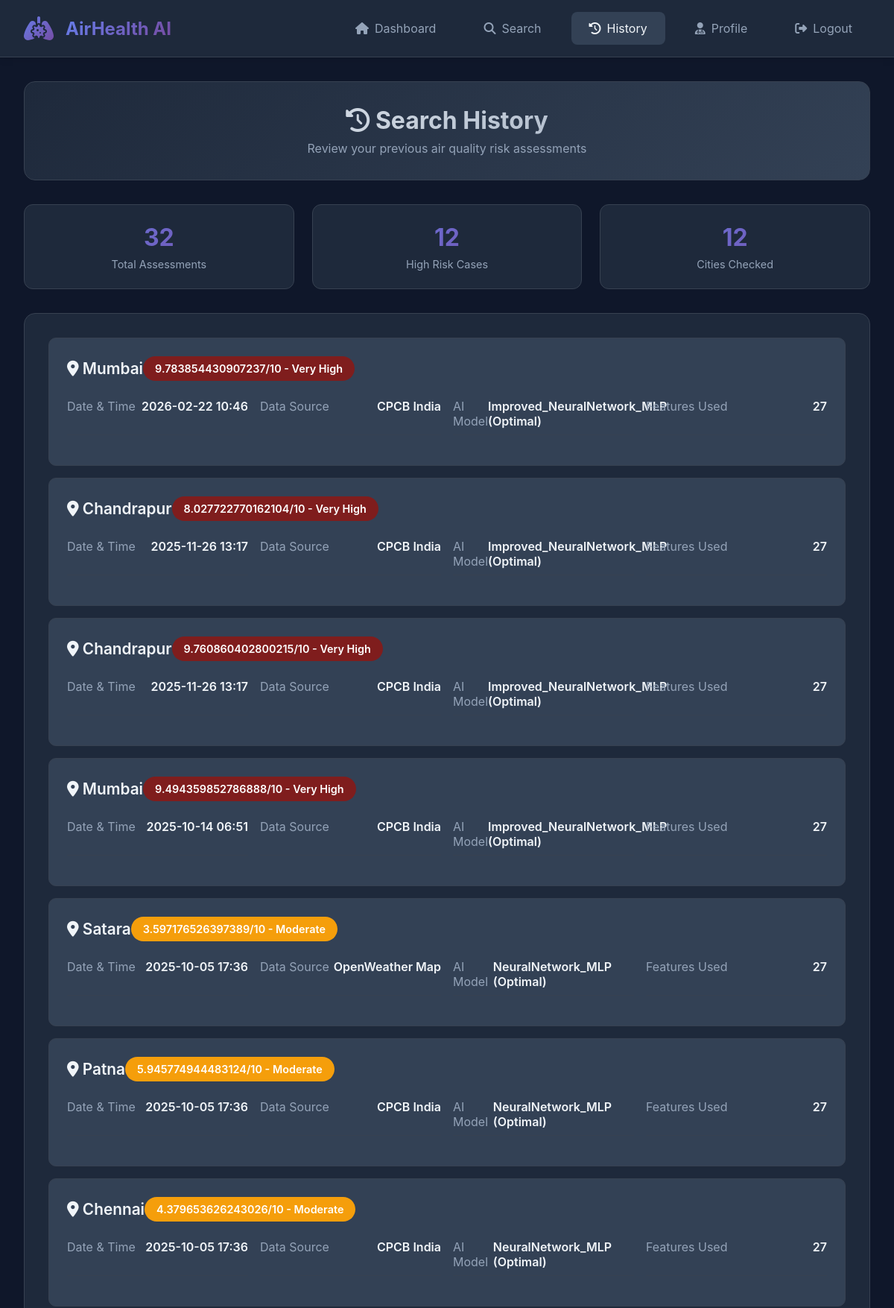
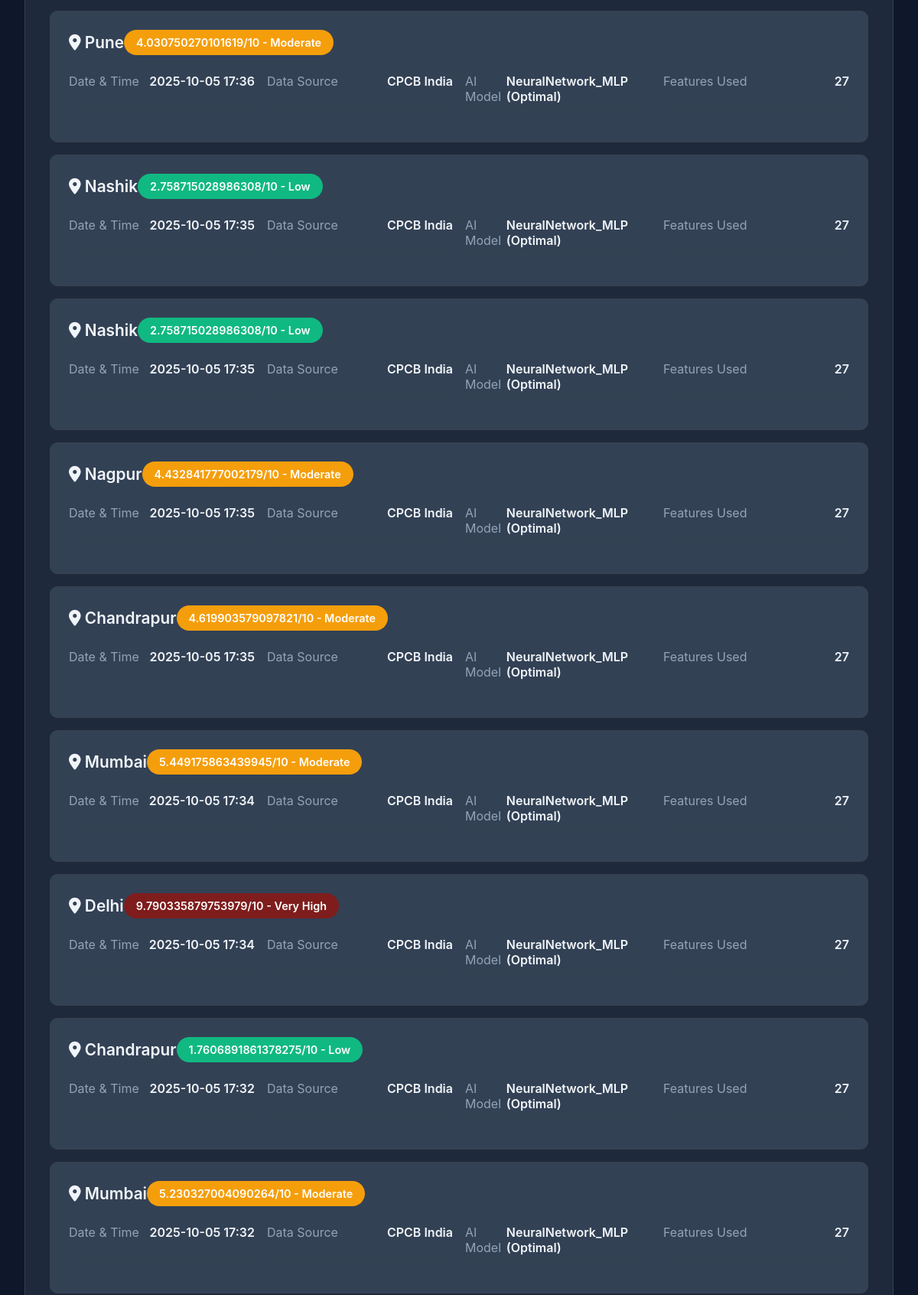
Screenshot of /history (signed in, upper part) with the database file from the repository (2 pictures, top to bottom).
### database.py (models this page shows, shortened)
class SearchHistory(db.Model):
    __tablename__ = 'search_history'
    id = db.Column(db.Integer, primary_key=True)
    user_id = db.Column(db.Integer, db.ForeignKey('users.id'), nullable=False)
    city = db.Column(db.String(100), nullable=False)
    risk_score = db.Column(db.Float, nullable=False)
    risk_level = db.Column(db.String(20), nullable=False)
    pollution_data = db.Column(db.Text, nullable=False)
    model_used = db.Column(db.String(100))
    features_used = db.Column(db.Integer)
    data_source = db.Column(db.String(100))
    timestamp = db.Column(db.DateTime, default=datetime.utcnow)

### app.py (the view)
@app.route('/history')
def history():
    if 'user_id' not in session:
        return redirect(url_for('login'))
    user_id = session['user_id']
    searches = SearchHistory.query.filter_by(user_id=user_id).order_by(
        SearchHistory.timestamp.desc()
    ).all()
    return render_template('history.html', searches=searches)

### templates/history.html (shortened to what this page needs)
<!DOCTYPE html>
<html lang="en">
<head>
    <link rel="stylesheet" href="https://cdnjs.cloudflare.com/ajax/libs/font-awesome/6.4.0/css/all.min.css">
</head>
<body>
    <div class="header">
        <div class="logo">
            <div class="logo-icon">
                <i class="fas fa-lungs-virus"></i>
            </div>
            <div class="logo-text">AirHealth AI</div>
        </div>
        <div class="nav-links">
            <a href="{{ url_for('dashboard') }}">
                <i class="fas fa-home"></i> Dashboard
            </a>
            <a href="{{ url_for('search') }}">
                <i class="fas fa-search"></i> Search
            </a>
            <a href="{{ url_for('history') }}" class="active">
                <i class="fas fa-history"></i> History
            </a>
            <a href="{{ url_for('health_profile') }}">
                <i class="fas fa-user-md"></i> Profile
            </a>
            <a href="{{ url_for('logout') }}">
                <i class="fas fa-sign-out-alt"></i> Logout
            </a>
        </div>
    </div>
    <div class="container">
        <div class="page-header">
            <h1><i class="fas fa-history"></i> Search History</h1>
            <p>Review your previous air quality risk assessments</p>
        </div>
        {% if searches %}
        <div class="history-stats">
            <div class="stat-card">
                <div class="stat-number">{{ searches|length }}</div>
                <div class="stat-label">Total Assessments</div>
            </div>
            <div class="stat-card">
                <div class="stat-number">
                    {{ (searches|selectattr('risk_level', 'equalto', 'High')|list + searches|selectattr('risk_level', 'equalto', 'Very High')|list)|length }}
                </div>
                <div class="stat-label">High Risk Cases</div>
            </div>
            <div class="stat-card">
                <div class="stat-number">
                    {{ (searches|map(attribute='city')|unique|list)|length }}
                </div>
                <div class="stat-label">Cities Checked</div>
            </div>
        </div>
        <div class="history-list">
            {% for search in searches %}
            <div class="history-item">
                <div class="history-header">
                    <div class="city-name">
                        <i class="fas fa-map-marker-alt"></i> {{ search.city }}
                    </div>
                    <div class="risk-badge risk-{{ search.risk_level.lower().replace(' ', '-') }}">
                        {{ search.risk_score }}/10 - {{ search.risk_level }}
                    </div>
                </div>
                <div class="history-details">
                    <div class="detail-item">
                        <span class="detail-label">Date & Time</span>
                        <span class="detail-value">{{ search.timestamp.strftime('%Y-%m-%d %H:%M') }}</span>
                    </div>
                    <div class="detail-item">
                        <span class="detail-label">Data Source</span>
                        <span class="detail-value">{{ search.data_source }}</span>
                    </div>
                    <div class="detail-item">
                        <span class="detail-label">AI Model</span>
                        <span class="detail-value">{{ search.model_used }}</span>
                    </div>
                    <div class="detail-item">
                        <span class="detail-label">Features Used</span>
                        <span class="detail-value">{{ search.features_used }}</span>
                    </div>
                </div>
            </div>
            {% endfor %}
        </div>
        {% endif %}
    </div>
</body>
</html>

### templates/history.html (style rules this page uses)
* { margin: 0; padding: 0; box-sizing: border-box; }
:root { --primary: #667eea; --primary-dark: #5a6fd8; --secondary: #764ba2; --background: #0f172a; --surface: #1e293b; --surface-light: #334155; --text-primary: #f1f5f9; --text-secondary: #94a3b8; --success: #10b981; --warning: #f59e0b; --danger: #ef4444; --border: #374151; }
body { font-family: 'Inter', 'Segoe UI', sans-serif; background: var(--background); color: var(--text-primary); min-height: 100vh; }
.header { background: var(--surface); padding: 1rem 2rem; display: flex; justify-content: space-between; align-items: center; border-bottom: 1px solid var(--border); box-shadow: 0 2px 10px rgba(0,0,0,0.1); }
.logo { display: flex; align-items: center; gap: 1rem; }
.logo-icon { font-size: 2rem; background: linear-gradient(135deg, var(--primary), var(--secondary)); -webkit-background-clip: text; -webkit-text-fill-color: transparent; }
.logo-text { font-size: 1.5rem; font-weight: 700; background: linear-gradient(135deg, var(--primary), var(--secondary)); -webkit-background-clip: text; -webkit-text-fill-color: transparent; }
.nav-links { display: flex; gap: 1rem; align-items: center; }
.nav-links a { color: var(--text-secondary); text-decoration: none; padding: 0.75rem 1.5rem; border-radius: 8px; transition: all 0.3s ease; display: flex; align-items: center; gap: 0.5rem; }
.nav-links a:hover, .nav-links a.active { background: var(--surface-light); color: var(--text-primary); }
.container { max-width: 1200px; margin: 0 auto; padding: 2rem; }
.page-header { background: linear-gradient(135deg, var(--surface) 0%, var(--surface-light) 100%); padding: 2rem; border-radius: 15px; margin-bottom: 2rem; border: 1px solid var(--border); text-align: center; }
.page-header h1 { font-size: 2rem; margin-bottom: 0.5rem; background: linear-gradient(135deg, var(--text-primary), var(--text-secondary)); -webkit-background-clip: text; -webkit-text-fill-color: transparent; }
.page-header p { color: var(--text-secondary); }
.history-stats { display: grid; grid-template-columns: repeat(auto-fit, minmax(200px, 1fr)); gap: 1.5rem; margin-bottom: 2rem; }
.stat-card { background: var(--surface); padding: 1.5rem; border-radius: 12px; border: 1px solid var(--border); text-align: center; }
.stat-number { font-size: 2rem; font-weight: 700; background: linear-gradient(135deg, var(--primary), var(--secondary)); -webkit-background-clip: text; -webkit-text-fill-color: transparent; margin-bottom: 0.5rem; }
.stat-label { color: var(--text-secondary); font-size: 0.9rem; }
.history-list { background: var(--surface); padding: 2rem; border-radius: 15px; border: 1px solid var(--border); }
.history-item { background: var(--surface-light); padding: 1.5rem; border-radius: 10px; margin-bottom: 1rem; border: 1px solid var(--border); transition: all 0.3s ease; }
.history-header { display: flex; justify-content: between; align-items: center; margin-bottom: 1rem; }
.city-name { font-size: 1.3rem; font-weight: 600; color: var(--text-primary); }
.risk-badge { padding: 0.5rem 1rem; border-radius: 20px; font-weight: 600; font-size: 0.9rem; }
.risk-low { background: var(--success); color: white; }
.risk-moderate { background: var(--warning); color: white; }
.risk-very-high { background: #7f1d1d; color: white; }
.history-details { display: grid; grid-template-columns: repeat(auto-fit, minmax(200px, 1fr)); gap: 1rem; margin-bottom: 1rem; }
.detail-item { display: flex; justify-content: space-between; padding: 0.5rem 0; border-bottom: 1px solid var(--border); }
.detail-label { color: var(--text-secondary); }
.detail-value { color: var(--text-primary); font-weight: 600; }

### rows the page displays
SearchHistory: city "Mumbai", risk_score "9.783854430907237", risk_level "Very High", timestamp "2026-02-22 10:46", data_source "CPCB India", model_used "Improved_NeuralNetwork_MLP (Optimal)", features_used "27"
SearchHistory: city "Chandrapur", risk_score "8.027722770162104", risk_level "Very High", timestamp "2025-11-26 13:17", data_source "CPCB India", model_used "Improved_NeuralNetwork_MLP (Optimal)", features_used "27"
SearchHistory: city "Chandrapur", risk_score "9.760860402800215", risk_level "Very High", timestamp "2025-11-26 13:17", data_source "CPCB India", model_used "Improved_NeuralNetwork_MLP (Optimal)", features_used "27"
SearchHistory: city "Mumbai", risk_score "9.494359852786888", risk_level "Very High", timestamp "2025-10-14 06:51", data_source "CPCB India", model_used "Improved_NeuralNetwork_MLP (Optimal)", features_used "27"
SearchHistory: city "Satara", risk_score "3.597176526397389", risk_level "Moderate", timestamp "2025-10-05 17:36", data_source "OpenWeather Map", model_used "NeuralNetwork_MLP (Optimal)", features_used "27"
SearchHistory: city "Patna", risk_score "5.945774944483124", risk_level "Moderate", timestamp "2025-10-05 17:36", data_source "CPCB India", model_used "NeuralNetwork_MLP (Optimal)", features_used "27"
SearchHistory: city "Chennai", risk_score "4.379653626243026", risk_level "Moderate", timestamp "2025-10-05 17:36", data_source "CPCB India", model_used "NeuralNetwork_MLP (Optimal)", features_used "27"
SearchHistory: city "Pune", risk_score "4.030750270101619", risk_level "Moderate", timestamp "2025-10-05 17:36", data_source "CPCB India", model_used "NeuralNetwork_MLP (Optimal)", features_used "27"
SearchHistory: city "Nashik", risk_score "2.758715028986308", risk_level "Low", timestamp "2025-10-05 17:35", data_source "CPCB India", model_used "NeuralNetwork_MLP (Optimal)", features_used "27"
SearchHistory: city "Nashik", risk_score "2.758715028986308", risk_level "Low", timestamp "2025-10-05 17:35", data_source "CPCB India", model_used "NeuralNetwork_MLP (Optimal)", features_used "27"
SearchHistory: city "Nagpur", risk_score "4.432841777002179", risk_level "Moderate", timestamp "2025-10-05 17:35", data_source "CPCB India", model_used "NeuralNetwork_MLP (Optimal)", features_used "27"
SearchHistory: city "Chandrapur", risk_score "4.619903579097821", risk_level "Moderate", timestamp "2025-10-05 17:35", data_source "CPCB India", model_used "NeuralNetwork_MLP (Optimal)", features_used "27"
SearchHistory: city "Mumbai", risk_score "5.449175863439945", risk_level "Moderate", timestamp "2025-10-05 17:34", data_source "CPCB India", model_used "NeuralNetwork_MLP (Optimal)", features_used "27"
SearchHistory: city "Delhi", risk_score "9.790335879753979", risk_level "Very High", timestamp "2025-10-05 17:34", data_source "CPCB India", model_used "NeuralNetwork_MLP (Optimal)", features_used "27"
SearchHistory: city "Chandrapur", risk_score "1.7606891861378275", risk_level "Low", timestamp "2025-10-05 17:32", data_source "CPCB India", model_used "NeuralNetwork_MLP (Optimal)", features_used "27"
SearchHistory: city "Mumbai", risk_score "5.230327004090264", risk_level "Moderate", timestamp "2025-10-05 17:32", data_source "CPCB India", model_used "NeuralNetwork_MLP (Optimal)", features_used "27"

### other values shown
{{ searches|length }} "32"
{{ (searches|map(attribute='city')|unique|list)|length }} "12"
